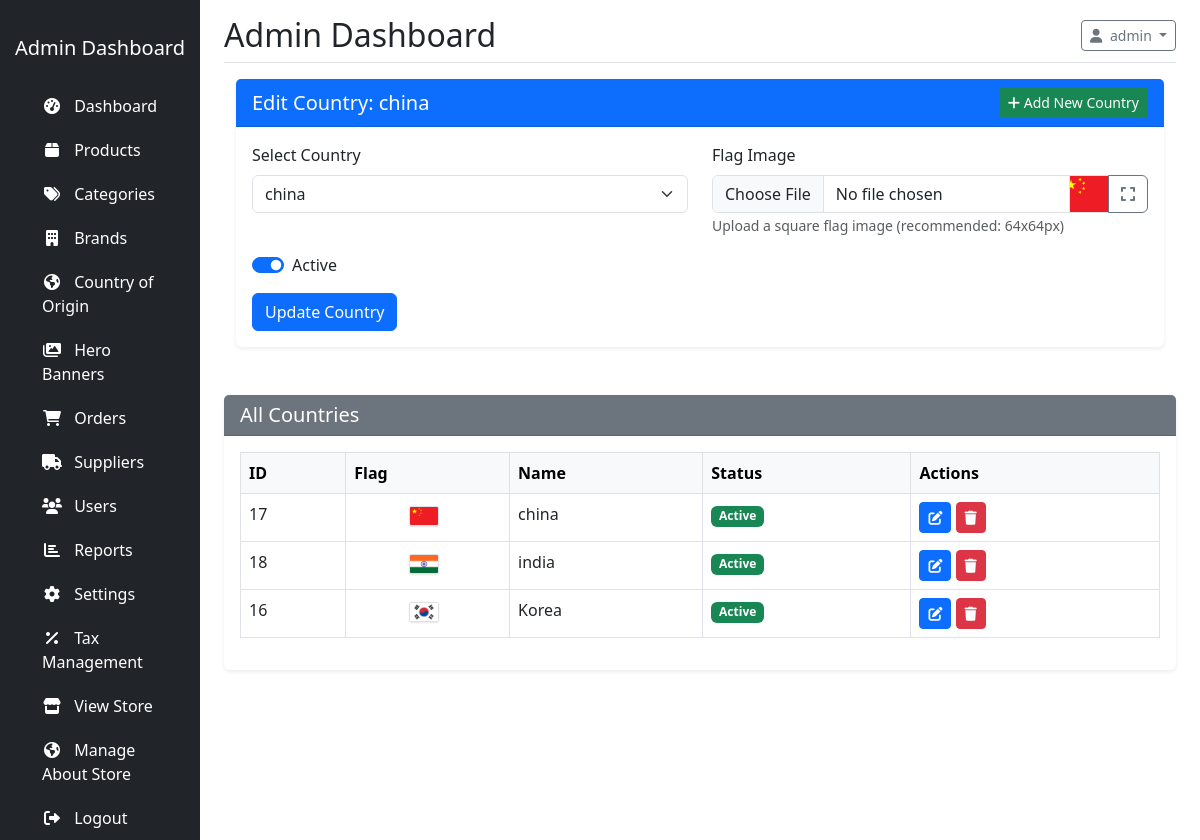
Page /?controller=country&action=adminIndex (signed in) on the committed database.
### tables this page shows
CREATE TABLE IF NOT EXISTS `countries` (
  `id` int NOT NULL AUTO_INCREMENT,
  `name` varchar(100) NOT NULL,
  `description` text,
  `code` varchar(2) NOT NULL,
  `flag_image` varchar(255) DEFAULT NULL,
  `status` enum('active','inactive') DEFAULT 'active',
  `created_at` timestamp NULL DEFAULT CURRENT_TIMESTAMP,
  `updated_at` timestamp NULL DEFAULT CURRENT_TIMESTAMP ON UPDATE CURRENT_TIMESTAMP,
  PRIMARY KEY (`id`)
);

### app/controllers/CountryController.php (called while the page is built, shortened)
<?php
class CountryController extends Controller {
    private $countryModel;
    public function __construct() {
        $this->countryModel = $this->model('Country');
    }
    public function adminIndex() {
        $countries = $this->countryModel->getAllCountriesWithProductCounts();
        $selectedCountry = null;
        if ((!$selectedCountry || !isset($selectedCountry['id'])) && !empty($countries)) {
            $selectedCountry = $countries[0];
        }
        $this->view('admin/countries/index', [
            'countries' => $countries,
            'selectedCountry' => $selectedCountry,
            'title' => 'Manage Countries of Origin'
        ]);
    }
}

### config/database.php (called while the page is built, shortened)
<?php
class Database {
    private $host = DB_HOST;
    private $user = DB_USER;
    private $pass = DB_PASS;
    private $dbname = DB_NAME;
    private $conn;
    private $stmt;
    public function __construct() {
        $dsn = 'mysql:host=' . $this->host . ';dbname=' . $this->dbname;
        $options = array(
            PDO::ATTR_PERSISTENT => true,
            PDO::ATTR_ERRMODE => PDO::ERRMODE_EXCEPTION,
            PDO::ATTR_DEFAULT_FETCH_MODE => PDO::FETCH_ASSOC,
            PDO::ATTR_EMULATE_PREPARES => false
        );
        try {
            $this->conn = new PDO($dsn, $this->user, $this->pass, $options);
        } catch(PDOException $e) {
            $this->error = $e->getMessage();
        }
    }
    public function query($query) {
        $this->stmt = null;
        try {
            $this->stmt = $this->conn->prepare($query);
            return true;
        } catch(PDOException $e) {
            $this->error = $e->getMessage();
            error_log('PDO Query Error: ' . $this->error . ' - Query: ' . $query);
            throw $e;
        }
    }
    public function execute() {
        try {
            return $this->stmt->execute();
        } catch(PDOException $e) {
            $this->error = $e->getMessage();
            error_log('Execute Error: ' . $this->error);
            return false;
        }
    }
    public function resultSet() {
        try {
            if(!$this->execute()) {
                return [];
            }
            return $this->stmt->fetchAll();
        } catch(PDOException $e) {
            $this->error = $e->getMessage();
            error_log('ResultSet Error: ' . $this->error);
            return [];
        }
    }
}

### app/models/Country.php (called while the page is built, shortened)
<?php
class Country extends Model {
    protected $table = 'countries';
    public function getAllCountriesWithProductCounts() {
        $sql = "SELECT c.*, COUNT(p.id) as products_count
                FROM {$this->table} c
                LEFT JOIN products p ON c.id = p.country_id
                GROUP BY c.id
                ORDER BY c.name ASC
                LIMIT 30";
        if(!$this->db->query($sql)) {
            $this->lastError = $this->db->getError();
            return [];
        }
        $result = $this->db->resultSet();
        return $result;
    }
}

### app/models/Model.php (called while the page is built, shortened)
<?php
require_once ROOT_PATH . 'config/database.php';
class Model {
    public function __construct() {
        try {
            $this->db = new Database();
        } catch (Exception $e) {
            error_log('Database connection error in Model: ' . $e->getMessage());
            throw new Exception('Failed to connect to database. Please check your configuration.');
        }
    }
}

### app/views/admin/countries/index.php (the view, shortened to what this page needs)
<?php require_once APPROOT . '/app/views/admin/layouts/header.php'; ?>
<div class="container-fluid">
    <div class="row">
        <div class="col-12">
            <div class="card shadow-sm mb-4">
                <div class="card-header bg-primary text-white d-flex justify-content-between align-items-center">
                    <h5 class="mb-0">
                        <?php echo isset($data['selectedCountry']) ? 'Edit Country: ' . htmlspecialchars($data['selectedCountry']['name']) : 'Add New Country'; ?>
                    </h5>
                    <div>
                        <button class="btn btn-success btn-sm" data-bs-toggle="modal" data-bs-target="#addCountryModal">
                            <i class="fas fa-plus"></i> Add New Country
                        </button>
                    </div>
                </div>
                <div class="card-body">
                    <?php if (isset($data['selectedCountry'])): ?>
                        <form action="?controller=country&action=update" method="POST" enctype="multipart/form-data" id="countryForm">
                            <div class="row mb-3">
                                <div class="col-md-6">
                                    <div class="mb-3">
                                        <label for="countrySelect" class="form-label">Select Country</label>
                                        <select name="id" id="countrySelect" class="form-select select2">
                                            <?php
                                            foreach ($data['countries'] as $country):
                                                $countryCode = strtolower(substr($country['name'], 0, 2));
                                                $flagImage = !empty($country['flag_image']) ?
                                                    BASE_URL . 'uploads/flags/' . $country['flag_image'] :
                                                    'https://flagcdn.com/24x18/' . $countryCode . '.png';
                                                $selected = (isset($data['selectedCountry']) && $data['selectedCountry']['id'] == $country['id']) ? 'selected' : '';
                                                $countryName = htmlspecialchars($country['name']);
                                            ?>
                                            <option value="<?php echo $country['id']; ?>"
                                                data-flag="<?php echo $countryCode; ?>"
                                                data-flag-image="<?php echo $flagImage; ?>"
                                                data-flag-path="<?php echo $flagImage; ?>"
                                                <?php echo $selected; ?>>
                                                <?php echo $countryName; ?>
                                            </option>
                                            <?php endforeach; ?>
                                        </select>
                                    </div>
                                </div>
                                <div class="col-md-6">
                                    <label for="flag_image" class="form-label">Flag Image</label>
                                    <div class="input-group">
                                        <div class="input-group">
                                            <input type="file" class="form-control" id="flag_image" name="flag_image" accept="image/*" onchange="previewFlagImage(this)">
                                            <?php if (!empty($data['selectedCountry']['flag_image'])):
                                                $flagImage = BASE_URL . 'uploads/flags/' . $data['selectedCountry']['flag_image'];
                                            ?>
                                                <div class="input-group-text p-0 overflow-hidden" style="width: 40px;">
                                                    <img src="<?php echo $flagImage; ?>"
                                                         alt="Flag"
                                                         id="flagPreview"
                                                         class="img-fluid"
                                                         style="width: 100%; height: 100%; object-fit: cover;">
                                                </div>
                                                <a href="<?php echo $flagImage; ?>"
                                                   target="_blank"
                                                   class="btn btn-outline-secondary"
                                                   title="View Current Flag">
                                                    <i class="fas fa-expand"></i>
                                                </a>
                                            <?php endif; ?>
                                        </div>
                                    </div>
                                    <small class="text-muted">Upload a square flag image (recommended: 64x64px)</small>
                                </div>
                            </div>
                            <div class="form-check form-switch mb-3">
                                <input class="form-check-input" type="checkbox" id="status" name="status" value="1"
                                    <?php echo (empty($data['selectedCountry']['status']) || $data['selectedCountry']['status'] === 'active') ? 'checked' : ''; ?>>
                                <label class="form-check-label" for="status">Active</label>
                            </div>
                            <button type="submit" class="btn btn-primary">Update Country</button>
                        </form>
                    <?php else: ?>
                        <div class="alert alert-info">
                            Please select a country from the dropdown or add a new one.
                        </div>
                    <?php endif; ?>
                </div>
            </div>
        </div>
    </div>
</div>
<link href="https://cdn.jsdelivr.net/npm/select2@4.1.0-rc.0/dist/css/select2.min.css" rel="stylesheet" />
<link href="https://cdn.jsdelivr.net/npm/select2-bootstrap-5-theme@1.3.0/dist/select2-bootstrap-5-theme.min.css" rel="stylesheet" />
<div class="row mt-4">
    <div class="col-12">
        <div class="card shadow-sm">
            <div class="card-header bg-secondary text-white">
                <h5 class="mb-0">All Countries</h5>
            </div>
            <div class="card-body">
                <div class="table-responsive">
                    <table class="table table-bordered table-hover">
                        <thead class="table-light">
                            <tr>
                                <th>ID</th>
                                <th>Flag</th>
                                <th>Name</th>
                                <th>Status</th>
                                <th>Actions</th>
                            </tr>
                        </thead>
                        <tbody>
                            <?php foreach ($data['countries'] as $index => $country): ?>
                                <tr>
                                    <td><?php echo $country['id']; ?></td>
                                    <td class="text-center">
                                        <?php if (!empty($country['flag_image']) && file_exists(UPLOAD_PATH . 'flags/' . $country['flag_image'])): ?>
                                            <img src="<?php echo BASE_URL . 'uploads/flags/' . $country['flag_image']; ?>"
                                                 alt="<?php echo htmlspecialchars($country['name']); ?>"
                                                 class="table-flag"
                                                 style="width: 30px; height: 20px; object-fit: cover; border: 1px solid #dee2e6; border-radius: 2px;">
                                        <?php endif; ?>
                                    </td>
                                    <td><?php echo htmlspecialchars($country['name']); ?></td>
                                    <td>
                                        <span class="badge bg-<?php echo $country['status'] === 'active' ? 'success' : 'secondary'; ?>">
                                            <?php echo ucfirst($country['status']); ?>
                                        </span>
                                    </td>
                                    <td>
                                        <a href="?controller=country&action=adminIndex&id=<?php echo $country['id']; ?>"
                                           class="btn btn-sm btn-primary" title="Edit">
                                            <i class="fas fa-edit"></i>
                                        </a>
                                        <form action="?controller=country&action=delete" method="POST" class="d-inline" onsubmit="return confirm('Are you sure you want to delete this country? This action cannot be undone.');">
                                            <button type="submit" class="btn btn-sm btn-danger" title="Delete" <?php echo $country['products_count'] > 0 ? 'disabled' : ''; ?>>
                                                <i class="fas fa-trash"></i>
                                            </button>
                                        </form>
                                    </td>
                                </tr>
                            <?php endforeach; ?>
                        </tbody>
                    </table>
                </div>
            </div>
        </div>
    </div>
</div>
<?php require_once APPROOT . '/app/views/admin/layouts/footer.php'; ?>

### public/assets/css/admin.css (style rules this page uses)
.card { border: none; box-shadow: 0 0.125rem 0.25rem rgba(0, 0, 0, 0.075); margin-bottom: 20px; }
.card-header { background-color: #f8f9fa; border-bottom: 1px solid rgba(0, 0, 0, 0.125); font-weight: 600; }
.table th { font-weight: 600; background-color: #f8f9fa; }
.btn-sm { padding: 0.25rem 0.5rem; font-size: 0.875rem; }

### app/views/admin/countries/index.php (style rules this page uses)
.table-flag { width: 24px; height: 18px; object-fit: cover; border: 1px solid #dee2e6; border-radius: 2px; box-shadow: 0 1px 2px rgba(0,0,0,0.1); vertical-align: middle; margin-right: 8px; }

### rows in the picture
countries: name "china", flag_image (picture), status "☑", id "17", status "Active"
countries: id "18", flag_image (picture), name "india", status "Active"
countries: id "16", flag_image (picture), name "Korea", status "Active"

### other values in the picture
$_SESSION['user_name'] "admin"
form field id "china"
